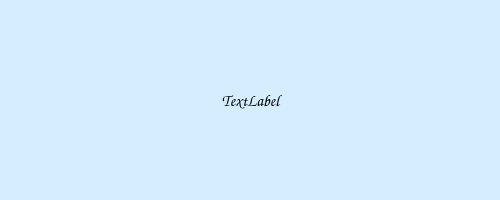
<?xml version="1.0" encoding="UTF-8"?>
<ui version="4.0">
 <class>statusWindow</class>
 <widget class="QDialog" name="statusWindow">
  <property name="windowModality">
   <enum>Qt::ApplicationModal</enum>
  </property>
  <property name="geometry">
   <rect>
    <x>0</x>
    <y>0</y>
    <width>500</width>
    <height>200</height>
   </rect>
  </property>
  <property name="windowTitle">
   <string>Загрузка</string>
  </property>
  <property name="styleSheet">
   <string notr="true">background-color: rgb(212, 237, 255);</string>
  </property>
  <widget class="QLabel" name="statusLabel">
   <property name="geometry">
    <rect>
     <x>20</x>
     <y>20</y>
     <width>461</width>
     <height>161</height>
    </rect>
   </property>
   <property name="font">
    <font>
     <family>Comic Sans MS</family>
     <pointsize>12</pointsize>
    </font>
   </property>
   <property name="text">
    <string>TextLabel</string>
   </property>
   <property name="alignment">
    <set>Qt::AlignCenter</set>
   </property>
  </widget>
 </widget>
 <resources/>
 <connections/>
</ui>
